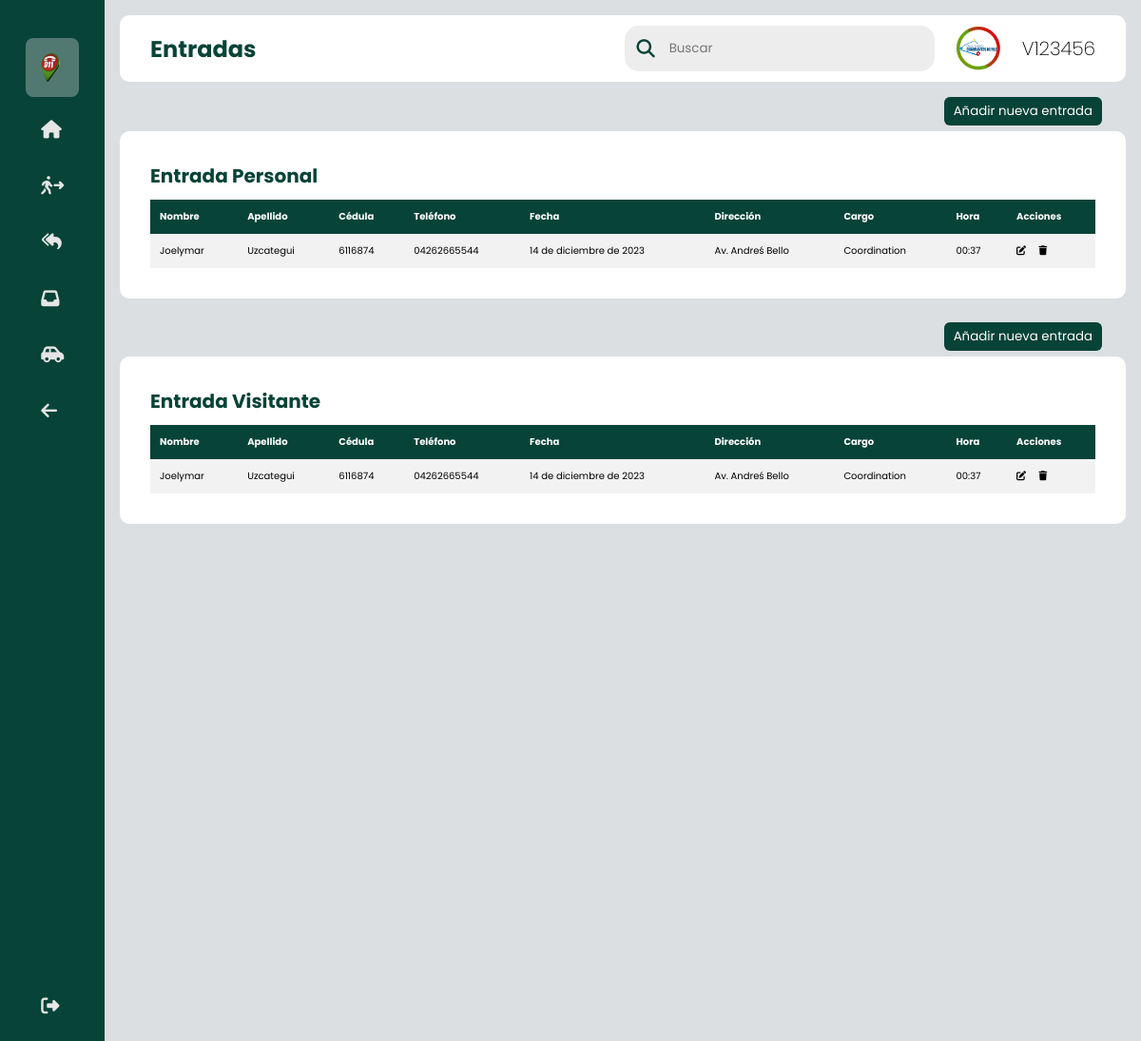
/seguridad/entradap (signed in), run on the app's committed database.
### sistema/models.py (models this page shows, shortened)
class UserC(AbstractUser, PermissionsMixin):
    STATUS = (
        ('estandar', 'estandar'),
        ('admin', 'admin'),
        ('superu', 'superu'),
    )
    username = models.CharField(max_length=200, verbose_name='Cédula:', default='', unique=True)
    nombre = models.CharField(max_length=200, verbose_name='Nombre:', default='')
    apellido = models.CharField(max_length=200, verbose_name='Apellido:', default='')
    password = models.CharField(max_length=200, verbose_name='Contraseña:', default='')
    tipo = models.CharField(max_length=200, verbose_name='Tipo de Usuario:', choices=STATUS, default='')
    sede = models.CharField(max_length=200, verbose_name='Sede:', default='')
    departamento = models.CharField(max_length=200, verbose_name='Departamento:', default='')
    USERNAME_FIELD = 'username'

class Entradap(models.Model):
    name = models.CharField(max_length=64, verbose_name='Nombre:', default='')
    apellido = models.CharField(max_length=64, verbose_name='Apellido:', default='')
    cedula = models.CharField(max_length=64, verbose_name='Cédula:', default='')
    telefono = models.CharField(max_length=64, verbose_name='Teléfono:', default='')
    fecha = models.DateField(verbose_name='Fecha')
    direccion = models.CharField(max_length=64, verbose_name='Dirección:', default='')
    cargo = models.CharField(max_length=64, verbose_name='Cargo:', default='')
    hora = models.CharField(max_length=64, verbose_name='Hora de Entrada:', default='')

### sistema/decorators.py (the view)
        def wrapper_func(request, *args, **kwargs):
            group = None
            if request.user.groups.exists():
                group = request.user.groups.all()[0].name
            if group in allowed_roles:
                return view_func(request, *args, **kwargs)
            else:
                return redirect('403')

### sistema/forms.py
class EntradapForm(forms.ModelForm):
    fecha = forms.CharField(widget=forms.TextInput(attrs={'type':'date'}))
    hora = forms.CharField(widget=forms.TextInput(attrs={'type':'time'}))
    class Meta:
        model = Entradap
        fields = ('name', 'apellido', 'cedula', 'telefono', 'fecha', 'direccion', 'cargo', 'hora')

class EntradapEForm(forms.ModelForm):
    fecha = forms.CharField(widget=forms.TextInput(attrs={'type':'date'}))
    hora = forms.CharField(widget=forms.TextInput(attrs={'type':'time'}))
    class Meta:
        model = Entradap
        fields = ('name', 'apellido', 'cedula', 'telefono', 'fecha', 'direccion', 'cargo', 'hora')

### sistema/views.py (called while the page is built, shortened)
@login_required(login_url='login')
@allowed_users(allowed_roles=['admin', 'seguridad'])
def entradap(request):
    entradapp = Entradap.objects.all()
    context = {'form2': EntradapForm(), 'formeep': EntradapEForm(), 'entradapp': entradapp}
    return render(request, 'seguridad/entradap.html', context)

### sistema/templates/seguridad/entradap.html (shortened to what this page needs)
{% load static %}
<!DOCTYPE html>
<html lang="en">
	<head>
  		<link rel="stylesheet" type="text/css" href="{% static 'css/style.css' %}">
        <link rel="stylesheet" href="https://cdnjs.cloudflare.com/ajax/libs/font-awesome/6.4.0/css/all.min.css">
	</head>
    <body>
        <div class="sidebar">
            <div class="logo"></div>
            <ul class="menu">
                <li class="active">
                    <a href="#">
                            <img style="width:20px; height: 30px;" src="{% static 'img/favicon.png' %}">
                    </a>
                </li>
                <li>
                    <a href="../seguridad/">
                        <i class="fa-solid fa-house"></i>
                    </a>
                </li>
                <li>
                    <a href="../seguridad/entradap">
                        <i class="fa-solid fa-person-walking-arrow-right"></i>
                    </a>
                </li>
                <li>
                    <a href="../seguridad/salidap">
                        </i><i class="fa-solid fa-reply-all"></i>
                    </a>
                </li>
                <li>
                    <a href="../seguridad/gestion">
                        <i class="fa-solid fa-inbox"></i>
                    </a>
                </li>
                <li>
                    <a href="../seguridad/vehiculos">
                        <i class="fa-solid fa-car-side"></i>
                    </a>
                    <li class="logout.new">
                        <a href="../modulos">
                            <i class="fa-solid fa-arrow-left"></i>
                        </a>
                    </li>
                </li>
                <li class="logout">
                    <a href="{% url 'logout' %}">
                        <i class="fa-solid fa-right-from-bracket"></i>
                    </a>
                </li>
            </ul>
        </div>
        <div class="main--content">
            <div class="header--wrapper">
                <div class="header--title">
                    <h2>Entradas</h2>
                </div>
                <div class="user--info">
                    <div class="searh--box">
                    <i class="fa-solid fa-magnifying-glass"></i>
                    <input type="text" placeholder="Buscar" />
                </div>
                    <img src="{% static 'img/ven911.jpg' %}">
                    <h2 class="title">V{{request.user.username}}</h2>
                </div>
            </div>
            <div align="right" style="margin-right: 25px; margin-bottom: -10px;">
                <button id="myBtn" class="btn">Añadir nueva entrada</button>
            </div>
            <div class="tabular--wrapper">
                <h3 class="main--title">Entrada Personal</h3>
                <div class="table-container">
                    <table>
                        <thead>
                            <tr>
                                <th>Nombre</th>
                                <th>Apellido</th>
                                <th>Cédula</th>
                                <th>Teléfono</th>
                                <th>Fecha</th>
                                <th>Dirección</th>
                                <th>Cargo</th>
                                <th>Hora</th>
                                <th>Acciones</th>
                            </tr>
                            <tbody>
                                {% for archivo in entradapp %}
                                    <tr>
                                        <td>{{ archivo.name }}</td>
                                        <td>{{ archivo.apellido }}</td>
                                        <td>{{ archivo.cedula }}</td>
                                        <td>{{ archivo.telefono }}</td>
                                        <td>{{ archivo.fecha }}</td>
                                        <td>{{ archivo.direccion }}</td>
                                        <td>{{ archivo.cargo }}</td>
                                        <td>{{ archivo.hora }}</td>
                                        <td>
                                            <a href="#" id="myBtnn3{{ archivo.id }}" style="color: black;"><i class="fa-solid fa-pen-to-square"></i></a>
                                            <a href="#" id="myBtnn2{{ archivo.id }}" style="color: black;"><i class="fa-solid fa-trash"></i></a>
                                        </td>
                                    </tr>
                                {% endfor %}
                            </tbody>
                        </thead>
                    </table>
                </div>
            </div>
                   <br>
            <div align="right" style="margin-right: 25px; margin-bottom: -10px;">
                <button id="myBtn" class="btn">Añadir nueva entrada</button>
            </div>
<div class="tabular--wrapper">
    <h3 class="main--title">Entrada Visitante</h3>
    <div class="table-container">
        <table>
            <thead>
                <tr>
                    <th>Nombre</th>
                    <th>Apellido</th>
                    <th>Cédula</th>
                    <th>Teléfono</th>
                    <th>Fecha</th>
                    <th>Dirección</th>
                    <th>Cargo</th>
                    <th>Hora</th>
                    <th>Acciones</th>
                </tr>
                <tbody>
                    {% for archivo in entradapp %}
                        <tr>
                            <td>{{ archivo.name }}</td>
                            <td>{{ archivo.apellido }}</td>
                            <td>{{ archivo.cedula }}</td>
                            <td>{{ archivo.telefono }}</td>
                            <td>{{ archivo.fecha }}</td>
                            <td>{{ archivo.direccion }}</td>
                            <td>{{ archivo.cargo }}</td>
                            <td>{{ archivo.hora }}</td>
                            <td>
                                <a href="#" id="myBtnn3{{ archivo.id }}" style="color: black;"><i class="fa-solid fa-pen-to-square"></i></a>
                                <a href="#" id="myBtnn2{{ archivo.id }}" style="color: black;"><i class="fa-solid fa-trash"></i></a>
                            </td>
                        </tr>
                    {% endfor %}
                </tbody>
            </thead>
        </table>
    </div>
</div>
    </body>
</html>

### sistema/static/css/style.css (style rules this page uses)
* { margin: 0; padding: 0; border: none; outline: none; box-sizing: border-box; font-family: "Poppins", sans-serif; }
body { display: flex; }
.sidebar { position: sticky; top: 0; left: 0; bottom: 0; width: 110px; height: 100vh; padding: 0 1.7rem; color: #ffffff; transition: all 0.5s linear; background: #084337; }
.logo { height: 10px; padding: 16px; }
.menu { height: 88%; position: relative; list-style: none; padding: 0; }
.menu li { padding: 1rem; margin: 8px 0; border-radius: 8px; transition: all 0.5s ease-in-out; }
.menu li:hover, .active { background: #e0e0e058; }
.menu a { color:#e6e6e6; font-size: 10px; text-decoration: none; display: flex; align-items: center; gap: 1.5rem; }
.menu a i { font-size: 1.2rem; }
.logout { position: absolute; bottom: 0; left: 0; width: 100%; }
.main--content { position: relative; background: #DCDFE1; width: 100%; padding: 1rem; }
.header--wrapper img { width: 60px; height: 50px; cursor: pointer; border-radius: 50%; }
.header--wrapper { display: flex; justify-content: space-between; align-items: center; flex-wrap: wrap; background: #ffffff; border-radius: 10px; padding: 10px 2rem; margin-bottom: 1rem; }
.header--title { color: #084337; }
.user--info { display: flex; align-items: center; gap: 1rem; }
.searh--box { background:rgb(237, 237, 237); border-radius: 15px; color: #084337; display: flex; align-items: center; gap: 5px; padding: 4px 12px; }
.searh--box input { background: transparent; color: rgb(6, 31, 11); padding: 10px; }
.searh--box i { font-size: 1.2rem; cursor: pointer; transition: all 0.5s ease-in-out; }
.main--title { color: #084337; padding-bottom: 10px; font-size: 20px; }
.title { font-size: 20px; font-weight: 200; }
.tabular--wrapper { background: #ffffff; margin-top: 1rem; border-radius: 10px; padding: 2rem; }
.table-container { width: 100%; overflow:auto; }
table { width: 100%; border-collapse: collapse; }
thead { background: #084337; color: #ffffff; }
th { padding: 10px; text-align: left; font-size: 10px; }
tbody { background: #f2f2f2; }
td { padding: 10px; font-size: 10px; color: rgb(0, 0, 0); }
.btn { position: relative; padding: 5px 10px; background: #084337; text-decoration: none; color: #ffffff; border-radius: 6px; }

### data on the page
UserC: user.username "123456"
Entradap: name "Joelymar", apellido "Uzcategui", cedula "6116874", telefono "04262665544", fecha "14 de diciembre de 2023", direccion "Av. Andreś Bello", cargo "Coordination", hora "00:37"
